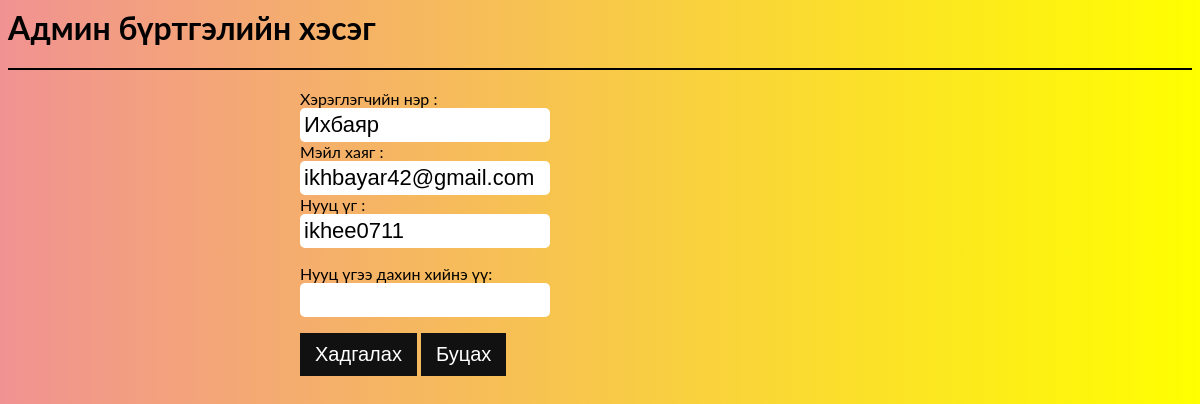
Page /home/burtgel.php?id=2 (signed in) on the committed database.
### tables this page shows
CREATE TABLE `users` (
  `status` varchar(191) NOT NULL,
  `id` int(11) NOT NULL,
  `username` varchar(40) NOT NULL,
  `password` varchar(255) NOT NULL,
  `createDate` datetime NOT NULL DEFAULT CURRENT_TIMESTAMP ON UPDATE CURRENT_TIMESTAMP,
  `email` varchar(30) NOT NULL
);

### home/burtgel.php (the view, shortened to what this page needs)
<?php
include('config.php');
$id = isset($_GET['id']) ? $_GET['id'] : '';
	$qry = "select * from users where id = '{$id}'";
	$result = $conn->query($qry);
	if($row = $result->fetch_assoc()){
		$username = $row['username'];
		$password = $row['password'];
		$email = $row['email'];
	}else{
		$username = "";
		$password = "";
		$createDate = "";
		$email = "";
	}
?>
<body>
<h1>Админ бүртгэлийн хэсэг</h1>
<div style="height:2px;width:100%;background:black"></div>
<form name="RegForm" onsubmit="return aldaa()" action="process.php?action=useradd1" method="post"  enctype="multipart/form-data">
	<br>
	Хэрэглэгчийн нэр : <br><input type="text" name="username" value="<?php echo $username;?>">
    Мэйл хаяг : <br><input type="text" name="email" value="<?php echo $email;?>">
    Нууц үг : <br><input type="text" name="password" value="<?php echo $password;?>">
    <p>Нууц үгээ дахин хийнэ үү: <br><input type="password" name="pwd"></p>
	<button type="submit" class="openbtn">Хадгалах</button>
        <button class="openbtn"><a href="/home/welcome.php">Буцах</a></button>
</form>
</body>

### home/burtgel.php (style rules this page uses)
body { font-family: "Lato", sans-serif; background-image: linear-gradient(to right, rgb(241, 146, 146), yellow); overflow: hidden; }
body { background-repeat: no-repeat; background-size: 100% 700px; }
form { margin: 0 auto; width: 600px; }
input { padding: 4px; border-radius: 5px; width: 250px; outline: 0px; font-size: 22px; border: 0px solid; }
.openbtn { font-size: 20px; cursor: pointer; background-color: #111; color: white; padding: 10px 15px; border: none; text-decoration: none; }
.openbtn a { text-decoration: none; color: white; }

### rows in the picture
users: username "Ихбаяр", email "ikhbayar42@gmail.com", password "ikhee0711"
